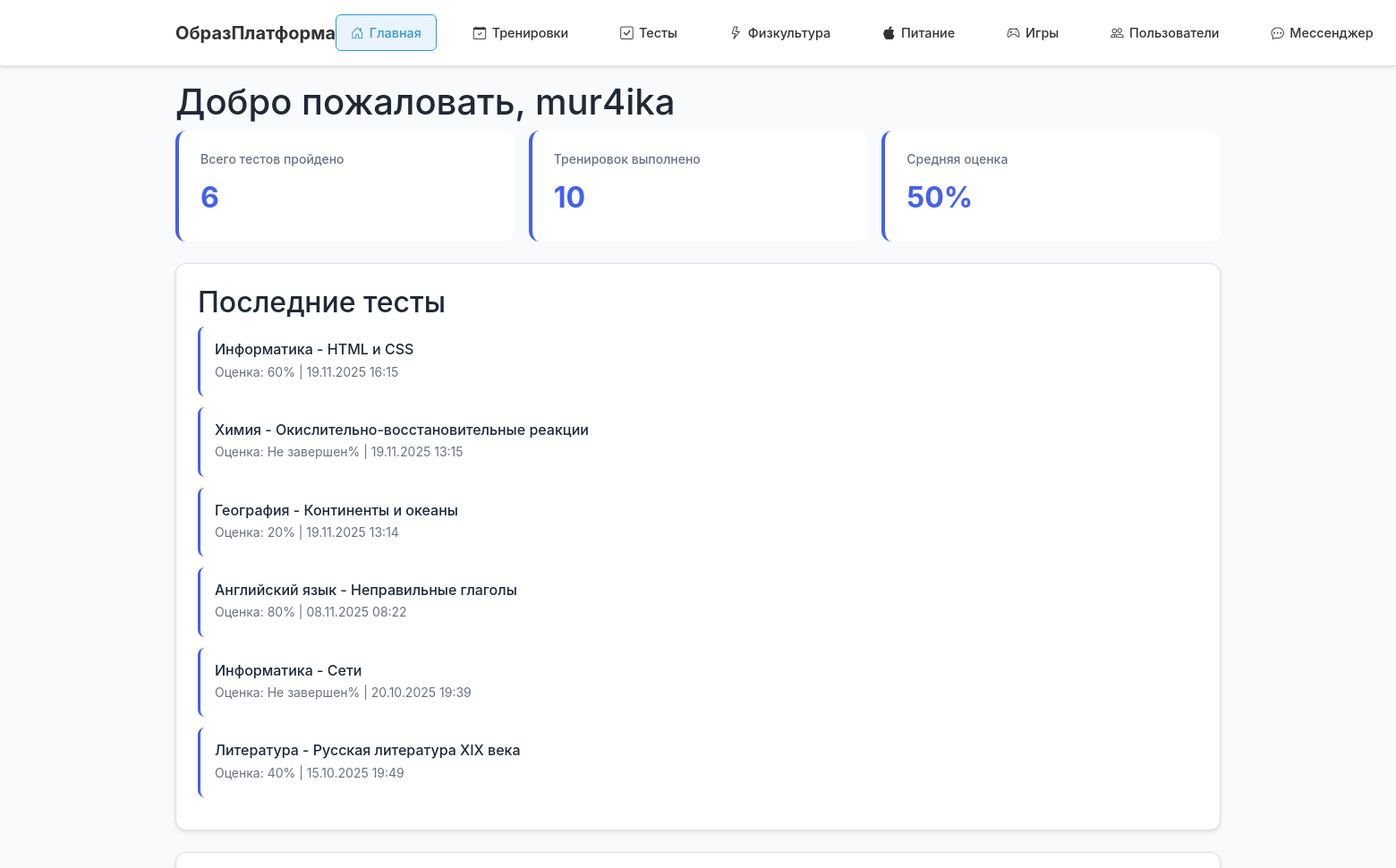
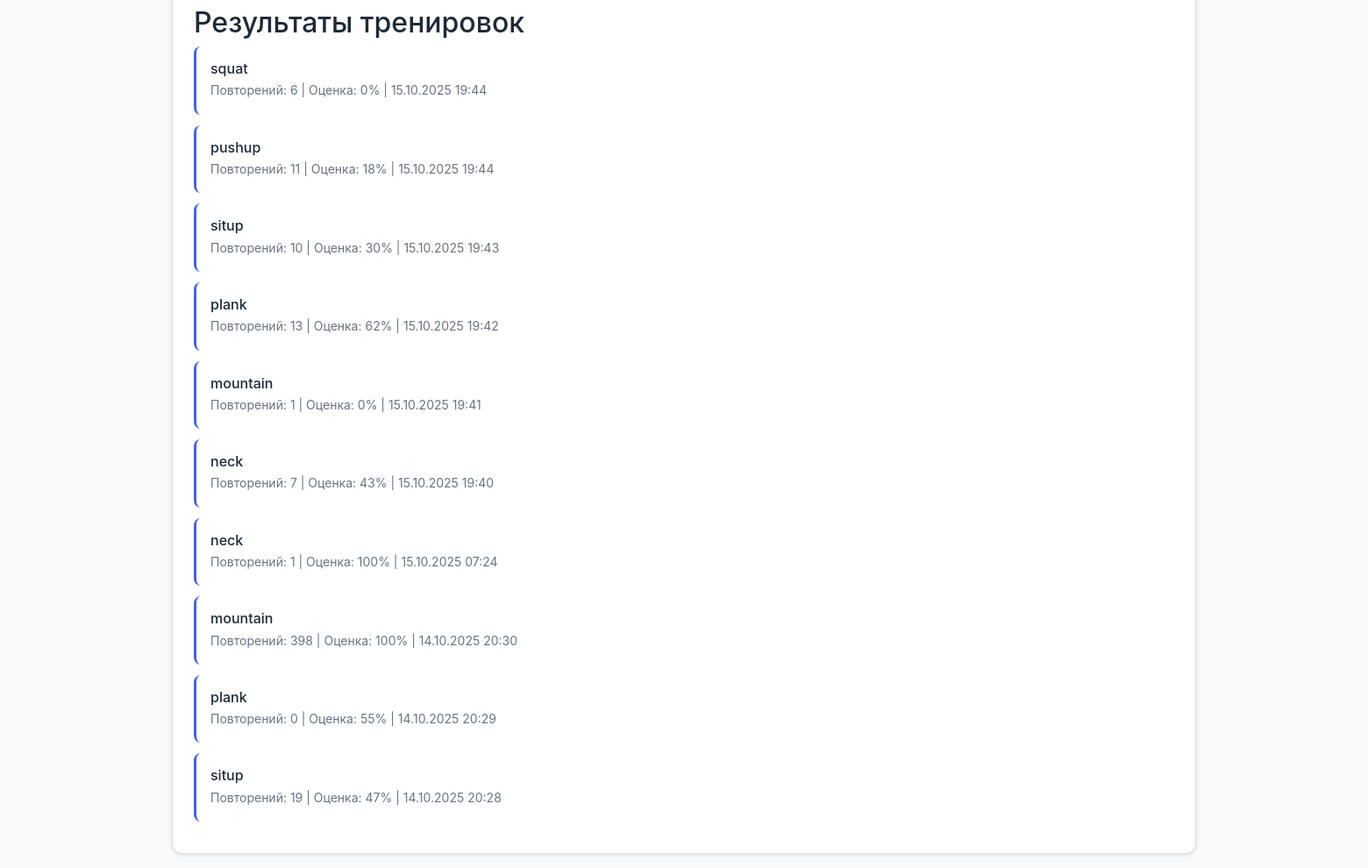
Page / (signed in) on the committed database (2 pictures, top to bottom).
### models.py (models this page shows, shortened)
class User(UserMixin, db.Model):
    id = db.Column(db.Integer, primary_key=True)
    username = db.Column(db.String(80), unique=True, nullable=False)
    nickname = db.Column(db.String(80), unique=True, nullable=True)  # Уникальный никнейм для поиска
    email = db.Column(db.String(120), unique=True, nullable=False)
    password = db.Column(db.String(200), nullable=False)
    role = db.Column(db.String(20), nullable=False, default='student')  # 'teacher' или 'student'
    mentor_id = db.Column(db.Integer, db.ForeignKey('user.id'))  # Привязка ученика к учителю
    created_at = db.Column(db.DateTime, default=datetime.utcnow)
    mentor = db.relationship(
        'User',
        remote_side=[id],
        backref=db.backref('assigned_students', lazy='dynamic'),
        foreign_keys=[mentor_id],
        post_update=True
    )
    def is_teacher(self):
        return self.role == 'teacher'
    test_results = db.relationship('TestResult', backref='user', lazy=True)
    pe_results = db.relationship('PhysicalEducationResult', backref='user', lazy=True)
    homeworks = db.relationship('Homework', backref='user', lazy=True)
    training_programs = db.relationship('TrainingProgram', backref='user', lazy=True)
    nutrition_diaries = db.relationship('NutritionDiary', backref='user', lazy=True)
    sent_messages = db.relationship('Message', foreign_keys='Message.sender_id', backref='sender', lazy=True)
    received_messages = db.relationship('Message', foreign_keys='Message.receiver_id', backref='receiver', lazy=True)

class TestResult(db.Model):
    id = db.Column(db.Integer, primary_key=True)
    user_id = db.Column(db.Integer, db.ForeignKey('user.id'), nullable=False)
    subject = db.Column(db.String(100), nullable=False)
    topic = db.Column(db.String(200), nullable=False)
    test_content = db.Column(db.Text, nullable=False)
    score = db.Column(db.Integer)
    created_at = db.Column(db.DateTime, default=datetime.utcnow)

class PhysicalEducationResult(db.Model):
    id = db.Column(db.Integer, primary_key=True)
    user_id = db.Column(db.Integer, db.ForeignKey('user.id'), nullable=False)
    exercise_type = db.Column(db.String(100), nullable=False)
    repetitions = db.Column(db.Integer, default=0)
    correct_count = db.Column(db.Integer, default=0)
    incorrect_count = db.Column(db.Integer, default=0)
    errors = db.Column(db.Text)  # JSON строка с ошибками
    score = db.Column(db.Integer)
    created_at = db.Column(db.DateTime, default=datetime.utcnow)

### app.py (the view)
@app.route('/')
@login_required
def dashboard():
    tests = TestResult.query.filter_by(user_id=current_user.id).order_by(TestResult.created_at.desc()).limit(10).all()
    pe_results = PhysicalEducationResult.query.filter_by(user_id=current_user.id).order_by(PhysicalEducationResult.created_at.desc()).limit(10).all()
    return render_template('dashboard.html', tests=tests, pe_results=pe_results)

### app.py (called while the page is built)
@login_manager.user_loader
def load_user(user_id):
    return User.query.get(int(user_id))

### templates/dashboard.html (shortened to what this page needs)
{% extends "base.html" %}
{% block content %}
<h1>Добро пожаловать, {{ current_user.username }}</h1>
<div class="stats-grid">
    <div class="stat-card">
        <h3>Всего тестов пройдено</h3>
        <div class="value">{{ tests|length }}</div>
    </div>
    <div class="stat-card">
        <h3>Тренировок выполнено</h3>
        <div class="value">{{ pe_results|length }}</div>
    </div>
    <div class="stat-card">
        <h3>Средняя оценка</h3>
        <div class="value">
            {% set scores = tests|selectattr('score', 'number')|map(attribute='score')|list %}
            {% if scores %}
                {{ (scores|sum / scores|length)|round|int }}%
            {% else %}
                -
            {% endif %}
        </div>
    </div>
</div>
<div class="card">
    <h2>Последние тесты</h2>
    {% if tests %}
        {% for test in tests %}
        <div class="list-item">
            <h4>{{ test.subject }} - {{ test.topic }}</h4>
            <div class="meta">
                Оценка: {{ test.score if test.score else 'Не завершен' }}% |
                {{ test.created_at.strftime('%d.%m.%Y %H:%M') }}
            </div>
        </div>
        {% endfor %}
    {% else %}
        <p style="color: var(--text-light);">Тестов пока нет. Начните с создания нового теста.</p>
    {% endif %}
</div>
<div class="card" style="margin-top: 1.5rem;">
    <h2>Результаты тренировок</h2>
    {% if pe_results %}
        {% for pe in pe_results %}
        <div class="list-item">
            <h4>{{ pe.exercise_type }}</h4>
            <div class="meta">
                Повторений: {{ pe.repetitions }} |
                Оценка: {{ pe.score }}% |
                {{ pe.created_at.strftime('%d.%m.%Y %H:%M') }}
            </div>
        </div>
        {% endfor %}
    {% else %}
        <p style="color: var(--text-light);">Тренировок пока нет.</p>
    {% endif %}
</div>
{% endblock %}

### static/css/style.css (style rules this page uses)
:root { --primary: #4361ee; --primary-dark: #3730a3; --success: #10b981; --danger: #ef4444; --text: #1f2937; --text-light: #6b7280; --bg: #f9fafb; --white: #ffffff; --border: #e5e7eb; }
* { margin: 0; padding: 0; box-sizing: border-box; }
body { font-family: -apple-system, BlinkMacSystemFont, 'Segoe UI', sans-serif; background: var(--bg); color: var(--text); line-height: 1.6; }
.card { background: var(--white); border-radius: 12px; padding: 1.5rem; box-shadow: 0 1px 3px rgba(0,0,0,0.1); margin-bottom: 1rem; }
.stats-grid { display: grid; grid-template-columns: repeat(auto-fit, minmax(250px, 1fr)); gap: 1rem; margin-bottom: 1.5rem; }
.stat-card { background: var(--white); padding: 1.5rem; border-radius: 12px; border-left: 4px solid var(--primary); }
.stat-card h3 { font-size: 0.875rem; color: var(--text-light); margin-bottom: 0.5rem; }
.stat-card .value { font-size: 2rem; font-weight: 700; color: var(--primary); }
.list-item { background: var(--white); padding: 1rem; border-radius: 8px; margin-bottom: 0.75rem; border-left: 3px solid var(--primary); }
.list-item h4 { margin-bottom: 0.25rem; font-size: 1rem; }
.list-item .meta { font-size: 0.875rem; color: var(--text-light); }

### static/css/sections.css (style rules this page uses)
.card { box-shadow: 0 2px 4px rgba(0, 0, 0, 0.1); transition: transform 0.2s; }

### rows in the picture
User: username "mur4ika"
TestResult: subject "Информатика", topic "HTML и CSS", score "60", created_at "19.11.2025 16:15"
TestResult: subject "Химия", topic "Окислительно-восстановительные реакции", score "Не завершен", created_at "19.11.2025 13:15"
TestResult: subject "География", topic "Континенты и океаны", score "20", created_at "19.11.2025 13:14"
TestResult: subject "Английский язык", topic "Неправильные глаголы", score "80", created_at "08.11.2025 08:22"
TestResult: subject "Информатика", topic "Сети", score "Не завершен", created_at "20.10.2025 19:39"
TestResult: subject "Литература", topic "Русская литература XIX века", score "40", created_at "15.10.2025 19:49"
PhysicalEducationResult: exercise_type "squat", repetitions "6", score "0", created_at "15.10.2025 19:44"
PhysicalEducationResult: exercise_type "pushup", repetitions "11", score "18", created_at "15.10.2025 19:44"
PhysicalEducationResult: exercise_type "situp", repetitions "10", score "30", created_at "15.10.2025 19:43"
PhysicalEducationResult: exercise_type "plank", repetitions "13", score "62", created_at "15.10.2025 19:42"
PhysicalEducationResult: exercise_type "mountain", repetitions "1", score "0", created_at "15.10.2025 19:41"
PhysicalEducationResult: exercise_type "neck", repetitions "7", score "43", created_at "15.10.2025 19:40"
PhysicalEducationResult: exercise_type "neck", repetitions "1", score "100", created_at "15.10.2025 07:24"
PhysicalEducationResult: exercise_type "mountain", repetitions "398", score "100", created_at "14.10.2025 20:30"
PhysicalEducationResult: exercise_type "plank", repetitions "0", score "55", created_at "14.10.2025 20:29"
PhysicalEducationResult: exercise_type "situp", repetitions "19", score "47", created_at "14.10.2025 20:28"

### other values in the picture
{{ tests|length }} "6"
{{ pe_results|length }} "10"
{{ (scores|sum / scores|length)|round|int }} "50"
